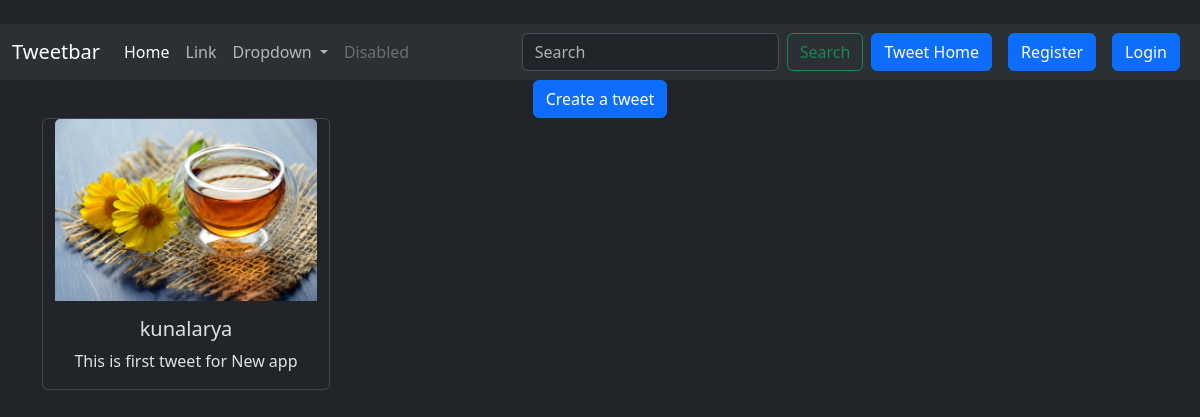
The app's page /tweet/, older data.
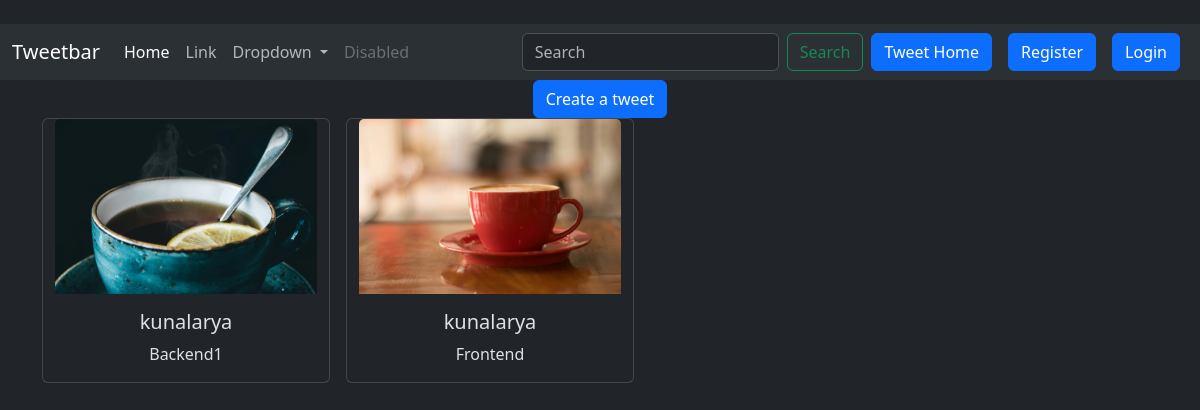
The same page, newer data.
### tweet/models.py (models this page shows, shortened)
class Tweet(models.Model):
    user = models.ForeignKey(User, on_delete=models.CASCADE)
    text = models.TextField(max_length=240)
    photo = models.ImageField(upload_to='photos/', blank=True, null=True)
    created_at = models.DateTimeField(auto_now_add=True)
    updated_at = models.DateTimeField(auto_now=True)

### tweet/views.py (the view)
# urls.py: path('', views.tweet_list, name='tweet_list'),
def tweet_list(request):
    tweets = Tweet.objects.all().order_by('created_at')
    return render(request, 'tweet_list.html', {'tweets': tweets})

### tweet/templates/tweet_list.html (shortened to what this page needs)
{% extends "layout.html" %}
{% block content %}
<a class="btn btn-primary" href="{% url 'tweet_create' %}">Create a tweet</a>
<div class="container row gap-3 mb-4">
    {% for tweet in tweets %}
    <div class="card" style="width: 18rem;">
        <img src="{{ tweet.photo.url }}" class="card-img-top" alt="...">
        <div class="card-body">
          <h5 class="card-title">{{ tweet.user.username }}</h5>
          <p class="card-text">{{ tweet.text }}</p>
        </div>
      </div>
    {% endfor %}
</div>
{% endblock %}

Row changes from the older to the newer data that the page shows:
removed Tweet: photo (picture), user.username "kunalarya", text "This is first tweet for New app"
added Tweet: photo (picture), user.username "kunalarya", text "Backend1"
added Tweet: photo (picture), user.username "kunalarya", text "Frontend"
